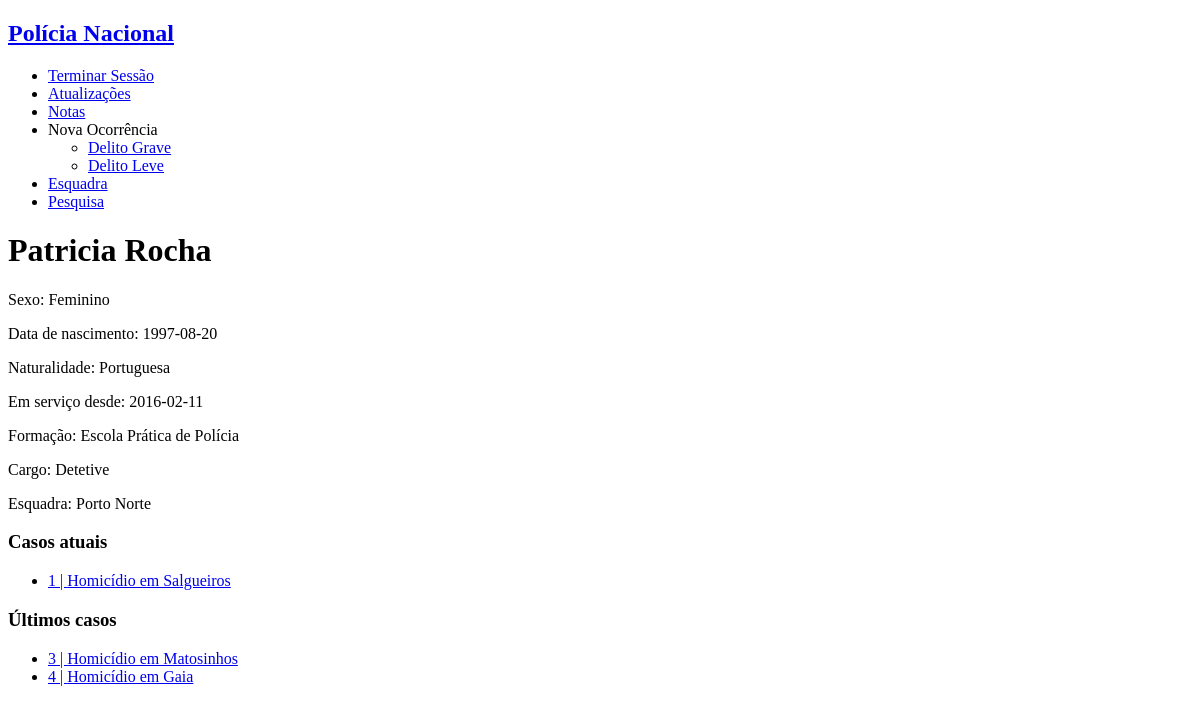
Before: /main.php?username=patricia (signed in) with the older database file.
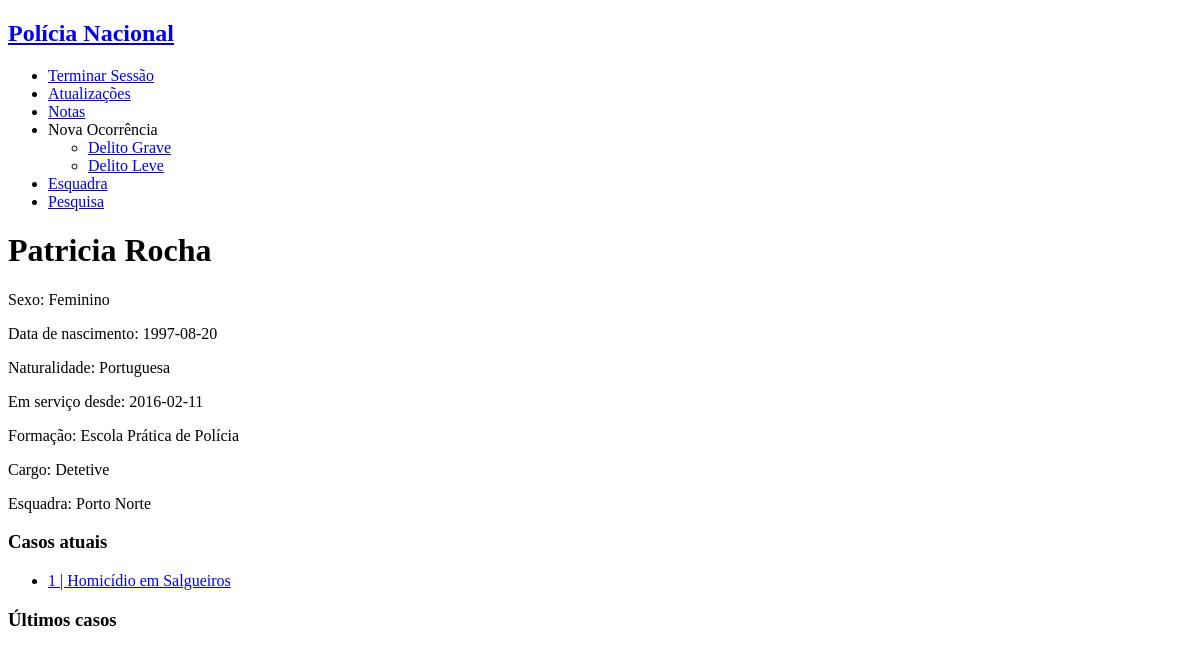
After: the same page with the newer database file.
### tables this page shows
CREATE TABLE occurrences (
    id INTEGER PRIMARY KEY,
    type VARCHAR REFERENCES occ_type NOT NULL,
    title VARCHAR NOT NULL,
    chief_detective VARCHAR REFERENCES personnel,
    state VARCHAR REFERENCES states NOT NULL ,
    oppening_date date NOT NULL,
    location VARCHAR NOT NULL,
    description VARCHAR NOT NULL,
    station VARCHAR REFERENCES stations NOT NULL
);

### database/connection.php (called while the page is built, shortened)
<?php $db = new PDO('sqlite:database/database.db');
function getUserByUsername($username) {
  global $db;
  $query = $db->prepare('SELECT * FROM personnel WHERE username = ?');
  $query->execute(array($username));
  return $query->fetch();
}
function GetOccurrencesByChiefAndMinorOccurrences($username,$station) {
  global $db;
  $query = $db->prepare('SELECT * FROM occurrences JOIN occ_type ON type = name WHERE (chief_detective=? OR (station=? AND relevance=1)) ');
  $query->execute([$username,$station]);
  return $query->fetchAll();
}
function GetStationByID($id){
  global $db;
  $query = $db->prepare('SELECT * FROM stations WHERE id = ?');
  $query->execute([$id]);
  return $query->fetch();
}

### main.php (the view, shortened to what this page needs)
<?php
include_once('database/connection.php');
?>
<!DOCTYPE html>
<html>
<?php include_once('common/header_aside.php'); ?>
<body>
    <div id="personal_info">
        <h1><?php echo $user['fullname']?></h1>
        <p> Sexo: <?php echo $user['gender'] ?></p>
        <p> Data de nascimento: <?php echo $user['birthdate'] ?>  </p>
        <p> Naturalidade: <?php echo $user['naturality'] ?> </p>
        <p> Em serviço desde: <?php echo $user['start_service'] ?> </p>
        <p> Formação: <?php echo $user['school'] ?> </p>
        <p> Cargo: <?php echo $user['position'] ?> </p>
        <?php if ($user['position']!="Diretor Nacional"){?>
            <p> Esquadra: <?php echo $station['name'] ?></a></p>
        <?php } ?>
    </div>
    <?php if ($user['position']=='Diretor Nacional'){
        $occurrences=GetAllOccurrences();
    }elseif ($user['position']=='Chefe de Esquadra'){
        $occurrences=GetOccurrencesByStation($station['id']);
    }elseif ($user['position']=='Detetive'){
        $occurrences=GetOccurrencesByChiefAndMinorOccurrences($username,$station['id']);
    }elseif ($user['position']=='Polícia'){
        $occurrences=GetOccurrencesByUsername($username);
    }
    if (!empty($occurrences)) { ?>
        <div id="current_work">
            <h3>Casos atuais</h3>
            <ul>
                <?php foreach($occurrences as $occurrence) { ?>
                    <?php if ($occurrence['state']=='Aberto') {?>
                        <?php echo "<li><a href='single_occurrence.php?id=" . $occurrence['id'] . "'>" . $occurrence['id'] . " | " . $occurrence['title'] . "</a></li>" ; ?>
                    <? } ?>
                <? } ?>
            </ul>
        </div>
        <div id="past_work">
            <h3>Últimos casos</h3>
            <ul>
                <?php foreach($occurrences as $occurrence) { ?>
                    <?php if ($occurrence['state']=='Fechado' or $occurrence['state']=='Arquivado') { ?>
                        <?php echo "<li><a href='single_occurrence.php?id=" . $occurrence['id'] . "'>" . $occurrence['id'] . " | " . $occurrence['title'] . "</a></li>" ; ?>
                    <? } ?>
                <? } ?>
            </ul>
        </div>
    <? } ?>
</body>
</html>

Changed rows visible on the page:
no longer on this page (row edited): occurrences: id "3", title "Homicídio em Matosinhos", shown under "Últimos casos"
no longer on this page (row edited): occurrences: id "4", title "Homicídio em Gaia", shown under "Últimos casos"
